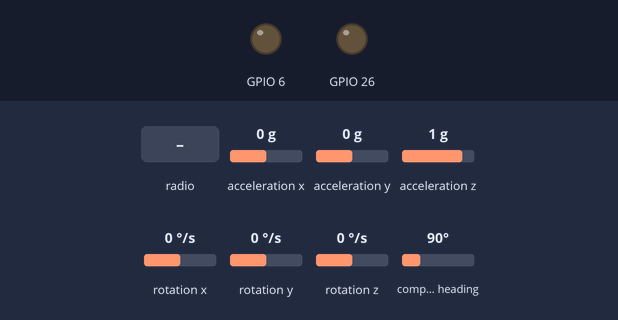
A program run on a simulated Raspberry Pi (BCM pin numbers). Parts: output pins drawn as LEDs (lit = HIGH). The inputs (shaded band) are chosen by the test bench; at power-on: acceleration x 0 g, acceleration z 1 g, acceleration y 0 g, rotation x 0 °/s, rotation y 0 °/s, rotation z 0 °/s, compass heading 90°. The clock reads 2024-03-15 10:24:30 at power-on unless the program sets it; no radio messages arrive unless stated (any console line starting 'radio sent:' is added by the test bench); the camera gives no picture and a still takes 0.5 s; what the program prints to the terminal is not drawn.

Above: at 2.2 s.
2.3 s: radio message "1" arrives
At 4.1 s:
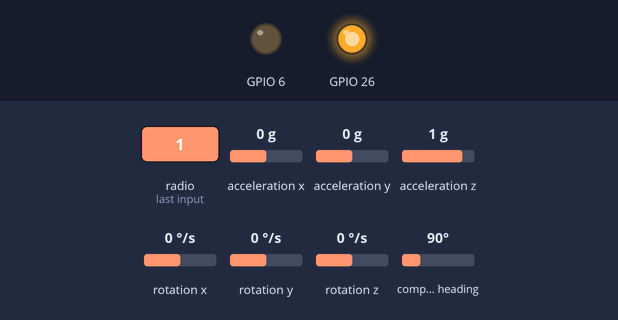
5.3 s: acceleration x set to -1.4 g
7.3 s: acceleration z set to -1.4 g
Timing chart, 0 to 10.3 s (numbered marks = the images above; inputs shaded):
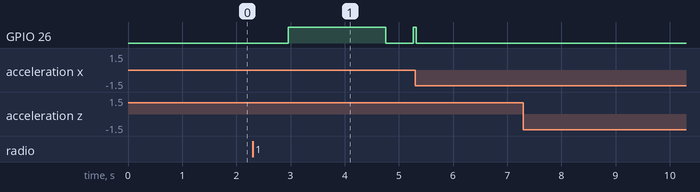

Measured:
- after the input at 2.3 s, GPIO 26: LOW → HIGH after 0.66 s, → LOW 1.8 s later, → HIGH 0.50 s later
- after the input at 7.3 s, every drawn part: stays the same

The program:

Patience.py
```python
# (licence header left out)
from picamera import PiCamera
import time
import math
import board
import IMU
import datetime
import os
import sys
import RPi.GPIO as GPIO
import busio
from digitalio import DigitalInOut, Direction, Pull
#import adafruit_ssd1306
import adafruit_rfm9x
global beta
global counter
global sent
global command2Sent
global command3Send
global command4Sent
counter = 0
sent = 0
command2Sent = 0
command3Send = 0
command4Sent = 0
beta = 0
gamma = 0
CS = DigitalInOut(board.CE1)
RESET = DigitalInOut(board.D25)
spi = busio.SPI(board.SCK, MOSI=board.MOSI, MISO=board.MISO)
rfm9x = adafruit_rfm9x.RFM9x(spi, CS, RESET, 915.0, baudrate=115200)
#rfm9x = adafruit_rfm9x.RFM9x(spi, CS, RESET, 915.0, baudrate=9600)
rfm9x.tx_power = 23
prev_packet = None
IMU.detectIMU()     #Detect if BerryIMU is connected.
if(IMU.BerryIMUversion == 99):
    print(" No BerryIMU found... exiting ")
    sys.exit()
IMU.initIMU()       #Initialise the accelerometer, gyroscope and compass
rfm9x.send(bytes('Communications online              \r\n','utf-8'))

gyroXangle = 0.0
gyroYangle = 0.0
gyroZangle = 0.0
CFangleX = 0.0
CFangleY = 0.0
cFangleZ = 0.0
kalmanX = 0.0
kalmanY = 0.0
kalmanZ = 0.0
#camera=PiCamera ()
#time.sleep (2)
#camera.resolution = (1280, 720)
#camera.vflip = True
#camera.contrast = 10
#file_name = "/home/pi/Patience/video_" + str(time.time()) + ".h264"
RAD_TO_DEG = 57.29578
M_PI = 3.14159265358979323846
G_GAIN = 0.070  # [deg/s/LSB]  If you change the dps for gyro, you need to update this value accordingly
AA =  0.40      # Complementary filter constant

GPIO.setmode(GPIO.BCM)
GPIO.setup(26, GPIO.OUT, initial=0)
GPIO.setmode(GPIO.BCM)
GPIO.setup(6, GPIO.OUT, initial = 0)

print("Waiting to connect...")
#Kalman filter variables
Q_angle = 0.02
Q_gyro = 0.0015
R_angle = 0.005
y_bias = 0.0
x_bias = 0.0
XP_00 = 0.0
XP_01 = 0.0
XP_10 = 0.0
XP_11 = 0.0
YP_00 = 0.0
YP_01 = 0.0
YP_10 = 0.0
YP_11 = 0.0
KFangleX = 0.0
KFangleY = 0.0
KFangleZ = 0.0
def kalmanFilterX ( accAngle, gyroRate, DT):
    x=0.0
    S=0.0

    global KFangleX
    global Q_angle
    global Q_gyro
    global x_bias
    global XP_00
    global XP_01
    global XP_10
    global XP_11


    KFangleX = KFangleX + DT * (gyroRate - x_bias)

    XP_00 = XP_00 + ( - DT * (XP_10 + XP_01) + Q_angle * DT )
    XP_01 = XP_01 + ( - DT * XP_11 )
    XP_10 = XP_10 + ( - DT * XP_11 )
    XP_11 = XP_11 + ( + Q_gyro * DT )

    x = accAngle - KFangleX
    S = XP_00 + R_angle
    K_0 = XP_00 / S
    K_1 = XP_10 / S

    KFangleX = KFangleX + ( K_0 * x )
    x_bias = x_bias + ( K_1 * x )

    XP_00 = XP_00 - ( K_0 * XP_00 )
    XP_01 = XP_01 - ( K_0 * XP_01 )
    XP_10 = XP_10 - ( K_1 * XP_00 )
    XP_11 = XP_11 - ( K_1 * XP_01 )

    return KFangleX

def kalmanFilterY ( accAngle, gyroRate, DT):
    y=0.0
    S=0.0

    global KFangleY
    global Q_angle
    global Q_gyro
    global y_bias
    global YP_00
    global YP_01
    global YP_10
    global YP_11

    KFangleY = KFangleY + DT * (gyroRate - y_bias)

    YP_00 = YP_00 + ( - DT * (YP_10 + YP_01) + Q_angle * DT )
    YP_01 = YP_01 + ( - DT * YP_11 )
    YP_10 = YP_10 + ( - DT * YP_11 )
    YP_11 = YP_11 + ( + Q_gyro * DT )

    y = accAngle - KFangleY
    S = YP_00 + R_angle
    K_0 = YP_00 / S
    K_1 = YP_10 / S

    KFangleY = KFangleY + ( K_0 * y )
    y_bias = y_bias + ( K_1 * y )

    YP_00 = YP_00 - ( K_0 * YP_00 )
    YP_01 = YP_01 - ( K_0 * YP_01 )
    YP_10 = YP_10 - ( K_1 * YP_00 )
    YP_11 = YP_11 - ( K_1 * YP_01 )

    return KFangleY


def Patience(RFsignal):

    ################# Compass Calibration values ############
    # Use calibrateBerryIMU.py to get calibration values
    # Calibrating the compass isnt mandatory, however a calibrated
    # compass will result in a more accurate heading value.

    magXmin =  399
    magYmin =  -3285
    magZmin =  1870
    magXmax =  488
    magYmax =  -3224
    magZmax =  1971


    '''
    Here is an example:
    magXmin =  -1748
    magYmin =  -1025
    magZmin =  -1876
    magXmax =  959
    magYmax =  1651
    magZmax =  708
    Dont use the above values, these are just an example.
    '''
    ############### END Calibration offsets #################
    global counter
    global sent
    global command2Sent
    global command3Send
    global ignitionCounter
    gyroXangle = 0.0
    gyroYangle = 0.0
    gyroZangle = 0.0
    CFangleX = 0.0
    CFangleY = 0.0
    kalmanX = 0.0
    kalmanY = 0.0


    a = datetime.datetime.now()

    #print("Start recording...")
    #camera.start_recording(file_name)
    #camera.wait_recording(5)
    #camera.stop_recording()
    global beta
    global gamma
#    while True:
    blastoff = RFsignal
    if blastoff is not None:
        packet_text = str(blastoff, "utf-8")
        print("Received (utf-8): {0}".format(packet_text))
        counter = counter + 1
    if (counter == 0):
        outputstring = 0
    else:
        outputstring = 1
    if ((counter == 1) and blastoff is not None):
        if (sent == 0):
            sent = 1
            rfm9x.send(bytes('Ready for takeoff.       \r\n', 'utf-8'))

    if (counter == 2):
        if (command2Sent == 0):
            command2Sent = 1
        #   ignitionCommand += 1
            rfm9x.send(bytes('TAKEOFF!                 \r\n', 'utf-8'))
            #time.sleep(01.50)
        if ((command2Sent <= 5) and (gamma <= 5)):
            GPIO.output(6,1)
            command2Sent = 1
            gamma += 1
        else:
            GPIO.output(6,0)
    if (counter == 3):
        if (command3Send == 0):
            command3Send = 1
            rfm9x.send(bytes('Deployment!              \r\n', 'utf-8'))
        if ((command3Send <= 5) and (beta <= 5)):
            GPIO.output(26,1)
            command3Send += 1
            beta += 1
           # time.sleep(01.50)
        else:
            GPIO.output(26, 0)
    if (counter == 4):
#        if (command4Sent == 0):
#            command4Sent == 1
        counter = 0
        beta = 0
        gamma = 0
        sent = 0
        init = 0
        command2Sent = 0
        command3Send = 0
        outputstring = 0
#        Comm is None
        command4Sent = 0
        rfm9x.send(bytes('Reset                \r \n ', 'utf-8'))
#        return()
    packet_text = None
    blastoff = None
#Read the accelerometer,gyroscope and magnetometer values
    ACCx = IMU.readACCz()
    ACCy = IMU.readACCx()
    ACCz = IMU.readACCy()
    GYRx = IMU.readGYRz()
    GYRy = IMU.readGYRx()
    GYRz = IMU.readGYRy()
    MAGx = IMU.readMAGz()
    MAGy = IMU.readMAGx()
    MAGz = IMU.readMAGy()


    #Apply compass calibration
    MAGx -= (magZmin + magZmax) /2
    MAGy -= (magXmin + magXmax) /2
    MAGz -= (magYmin + magYmax) /2


    ##Calculate loop Period(LP). How long between Gyro Reads
    b = datetime.datetime.now() - a
    a = datetime.datetime.now()
    LP = b.microseconds/(1000000*1.0)
    outputString = "Loop Time %5.2f " % ( LP )


    #Convert Gyro raw to degrees per second
    rate_gyr_x =  GYRx * G_GAIN
    rate_gyr_y =  -GYRy * G_GAIN
    rate_gyr_z =  -GYRz * G_GAIN


    #Calculate the angles from the gyro.
    gyroXangle+=rate_gyr_x*LP
    gyroYangle+=rate_gyr_y*LP
    gyroZangle+=rate_gyr_z*LP


   #Convert Accelerometer values to degrees
    AccYangle =  -(math.atan2(ACCy,ACCz)*RAD_TO_DEG) + 180
    AccXangle =  -(math.atan2(ACCz,ACCx)+M_PI)*RAD_TO_DEG +90
    AccZangle =  (math.atan2(ACCy,ACCx)*RAD_TO_DEG)
   #convert the values to -180 and +180
    if AccXangle > 180:
        AccXangle -= 360.0
    if AccYangle > 180 or AccYangle < 0:
        AccYangle -= 360

    #Complementary filter used to combine the accelerometer and gyro values.
    CFangleX=AA*(CFangleX+rate_gyr_x*LP) +(1 - AA) * AccXangle
    CFangleY=AA*(CFangleY+rate_gyr_y*LP) +(1 - AA) * AccYangle
#    cFangleZ=AA*(cFangleZ+rate_gyr_z*LP) +(1 - AA) * AccZangle
    #Kalman filter used to combine the accelerometer and gyro values.
    kalmanY = kalmanFilterY(AccYangle, rate_gyr_y,LP)
    kalmanX = kalmanFilterX(AccXangle, rate_gyr_x,LP)
#    kalmanZ = kalmanFilterZ(AccZangle, rate_gyr_x,LP)

    #Calculate heading
    heading = 180 * math.atan2(MAGy,MAGx)/M_PI

    #Only have our heading between 0 and 360
    if heading < 0:
        heading += 360

    ####################################################################
    ###################Tilt compensated heading#########################
    ####################################################################
    #Normalize accelerometer raw values.
    accXnorm = ACCx/math.sqrt(ACCx * ACCx + ACCy * ACCy + ACCz * ACCz)
    accYnorm = ACCy/math.sqrt(ACCx * ACCx + ACCy * ACCy + ACCz * ACCz)
#    accZnorm = ACCz/math.sqrt(ACCx * ACCx + ACCy * ACCy + ACCz * ACCz)
    #Calculate pitch and roll
    pitch = math.asin(accXnorm)
    yaw = math.asin(accYnorm)
#    roll = math.asin(accZnorm)
#    try:
#        roll = -math.asin(accYnorm/math.cos(pitch))
#    except Exception:
#        roll = 1

    #Calculate the new tilt compensated values
    #The compass and accelerometer are orientated differently on the the BerryIMUv1, v2 and v3.
    #This needs to be taken into consideration when performing the calculations

    #X compensation
    if(IMU.BerryIMUversion == 1 or IMU.BerryIMUversion == 3):            #LSM9DS0 and (LSM6DSL & LIS2MDL)
        magXcomp = MAGx*math.cos(pitch)+MAGz*math.sin(pitch)
    else:                                                                #LSM9DS1
        magXcomp = MAGx*math.cos(pitch)-MAGz*math.sin(pitch)

    #Y compensation
    if(IMU.BerryIMUversion == 1 or IMU.BerryIMUversion == 3):            #LSM9DS0 and (LSM6DSL & LIS2MDL)
        magYcomp = MAGx*math.sin(yaw)*math.sin(pitch)+MAGy*math.cos(yaw)-MAGz*math.sin(yaw)*math.cos(pitch)
    else:                                                                #LSM9DS1
        magYcomp = MAGx*math.sin(yaw)*math.sin(pitch)+MAGy*math.cos(yaw)+MAGz*math.sin(yaw)*math.cos(pitch)

    #Calculate tilt compensated heading
    tiltCompensatedHeading = 180 * math.atan2(magYcomp,magXcomp)/M_PI

    if tiltCompensatedHeading < 0:
        tiltCompensatedHeading += 360


    ##################### END Tilt Compensation ########################
    if outputstring == 1:
        pitchMsg = "Pitch: %5.2f   Yaw: %5.2f \r\n " %(pitch, yaw)
#        yawMsg = "Yaw: %5.2f    \r\n" %(yaw)
        rfm9x.send(bytes(pitchMsg, 'utf-8'))
#        rfm9x.send(bytes(yawMsg, 'utf-8'))
    if 1:                       #Change to '0' to stop showing the angles from the accelerometer
        outputString += "#  ACCX Angle %5.2f ACCY Angle %5.2f ACCZ Angle %5.2f #  " % (AccXangle, AccYangle, AccZangle)

    if 0:                       #Change to '0' to stop  showing the angles from the gyro
        outputString +="\t# GRYX Angle %5.2f  GYRY Angle %5.2f  GYRZ Angle %5.2f # " % (gyroXangle,gyroYangle,gyroZangle)

    if 0:                       #Change to '0' to stop  showing the angles from the complementary filter
        outputString +="\t#  CFangleX Angle %5.2f   CFangleY Angle %5.2f  #" % (CFangleX,CFangleY)

    if 0:                       #Change to '0' to stop  showing the heading
        outputString +="\t# HEADING %5.2f  tiltCompensatedHeading %5.2f #" % (heading,tiltCompensatedHeading)

    if 0:                       #Change to '0' to stop  showing the angles from the Kalman filter
        outputString +="\t# kalmanX %5.2f   kalmanY %5.2f #" % (kalmanX,kalmanY)
    if outputstring ==  1:
        outputString +="\t# Pitch %5.2f Yaw %5.2f counter %5.2f beta %5.2f #" % (pitch, yaw, counter, beta)
        print(outputString)
    if (abs(pitch)>=1.3 or abs(yaw)>=1.3) and beta == 0:
        outputString +="\n Deployment"
        counter = 3
        command3Send = 0
        beta = 1
#        time.sleep(2)
    elif (abs(pitch) >= 1.3 or abs(yaw)>=1.3) and beta >= 5:
        GPIO.output(26, 0)
    #print(outputString)
    #camera.stop_recording()
    i2c = busio.I2C(board.SCL, board.SDA)
init = 0
while True:
    Comm = rfm9x.receive()
    if Comm is not None:
        Patience(Comm)
        init = 1
    elif ((Comm is None) and (init != 1)):
        init = 0
    else:
        Patience(None)
```

LSM9DS0.py
```python
LSM9DS0_MAG_ADDRESS	=	0x1E
LSM9DS0_ACC_ADDRESS	=	0x1E
LSM9DS0_GYR_ADDRESS =       0x6A

#LSM9DS0 Gyro Registers
LSM9DS0_WHO_AM_I_G	=	0x0F
LSM9DS0_CTRL_REG1_G	=	0x20
LSM9DS0_CTRL_REG2_G	=	0x21
LSM9DS0_CTRL_REG3_G	=	0x22
LSM9DS0_CTRL_REG4_G	=	0x23
LSM9DS0_CTRL_REG5_G	=	0x24
LSM9DS0_REFERENCE_G	=	0x25
LSM9DS0_STATUS_REG_G	=	0x27
LSM9DS0_OUT_X_L_G	=	0x28
LSM9DS0_OUT_X_H_G	=	0x29
LSM9DS0_OUT_Y_L_G	=	0x2A
LSM9DS0_OUT_Y_H_G	=	0x2B
LSM9DS0_OUT_Z_L_G	=	0x2C
LSM9DS0_OUT_Z_H_G	=	0x2D
LSM9DS0_FIFO_CTRL_REG_G	=	0x2E
LSM9DS0_FIFO_SRC_REG_G	=	0x2F
LSM9DS0_INT1_CFG_G	=	0x30
LSM9DS0_INT1_SRC_G	=	0x31
LSM9DS0_INT1_THS_XH_G	=	0x32
LSM9DS0_INT1_THS_XL_G	=	0x33
LSM9DS0_INT1_THS_YH_G	=	0x34
LSM9DS0_INT1_THS_YL_G	=	0x35
LSM9DS0_INT1_THS_ZH_G	=	0x36
LSM9DS0_INT1_THS_ZL_G	=	0x37
LSM9DS0_INT1_DURATION_G	=	0x38

#LSM9DS0 Accel and Magneto Registers
LSM9DS0_OUT_TEMP_L_XM	=	0x05
LSM9DS0_OUT_TEMP_H_XM	=	0x06
LSM9DS0_STATUS_REG_M	=	0x07
LSM9DS0_OUT_X_L_M	=	0x08
LSM9DS0_OUT_X_H_M	=	0x09
LSM9DS0_OUT_Y_L_M	=	0x0A
LSM9DS0_OUT_Y_H_M	=	0x0B
LSM9DS0_OUT_Z_L_M	=	0x0C
LSM9DS0_OUT_Z_H_M	=	0x0D
LSM9DS0_WHO_AM_I_XM	=	0x0F
LSM9DS0_INT_CTRL_REG_M	=	0x12
LSM9DS0_INT_SRC_REG_M	=	0x13
LSM9DS0_INT_THS_L_M	=	0x14
LSM9DS0_INT_THS_H_M	=	0x15
LSM9DS0_OFFSET_X_L_M	=	0x16
LSM9DS0_OFFSET_X_H_M	=	0x17
LSM9DS0_OFFSET_Y_L_M	=	0x18
LSM9DS0_OFFSET_Y_H_M	=	0x19
LSM9DS0_OFFSET_Z_L_M	=	0x1A
LSM9DS0_OFFSET_Z_H_M	=	0x1B
LSM9DS0_REFERENCE_X	=	0x1C
LSM9DS0_REFERENCE_Y	=	0x1D
LSM9DS0_REFERENCE_Z	=	0x1E
LSM9DS0_CTRL_REG0_XM	=	0x1F
LSM9DS0_CTRL_REG1_XM	=	0x20
LSM9DS0_CTRL_REG2_XM	=	0x21
LSM9DS0_CTRL_REG3_XM	=	0x22
LSM9DS0_CTRL_REG4_XM	=	0x23
LSM9DS0_CTRL_REG5_XM	=	0x24
LSM9DS0_CTRL_REG6_XM	=	0x25
LSM9DS0_CTRL_REG7_XM	=	0x26
LSM9DS0_STATUS_REG_A	=	0x27
LSM9DS0_OUT_X_L_A	=	0x28
LSM9DS0_OUT_X_H_A	=	0x29
LSM9DS0_OUT_Y_L_A	=	0x2A
LSM9DS0_OUT_Y_H_A	=	0x2B
LSM9DS0_OUT_Z_L_A	=	0x2C
LSM9DS0_OUT_Z_H_A	=	0x2D
LSM9DS0_FIFO_CTRL_REG	=	0x2E
LSM9DS0_FIFO_SRC_REG	=	0x2F
LSM9DS0_INT_GEN_1_REG	=	0x30
LSM9DS0_INT_GEN_1_SRC	=	0x31
LSM9DS0_INT_GEN_1_THS	=	0x32
LSM9DS0_INT_GEN_1_DURATION	=	0x33
LSM9DS0_INT_GEN_2_REG	=	0x34
LSM9DS0_INT_GEN_2_SRC	=	0x35
LSM9DS0_INT_GEN_2_THS	=	0x36
LSM9DS0_INT_GEN_2_DURATION	=	0x37
LSM9DS0_CLICK_CFG	=	0x38
LSM9DS0_CLICK_SRC	=	0x39
LSM9DS0_CLICK_THS	=	0x3A
LSM9DS0_TIME_LIMIT	=	0x3B
LSM9DS0_TIME_LATENCY	=	0x3C
LSM9DS0_TIME_WINDOW	=	0x3D
```

LSM9DS1.py
```python
LSM9DS1_MAG_ADDRESS	= 0x1C	#Would be 0x1E if SDO_M is HIGH
LSM9DS1_ACC_ADDRESS	= 0x6A
LSM9DS1_GYR_ADDRESS = 0x6A  #Would be 0x6B if SDO_AG is HIGH


#/////////////////////////////////////////
#// LSM9DS1 Accel/Gyro (XL/G) Registers //
#/////////////////////////////////////////
LSM9DS1_ACT_THS				= 0x04
LSM9DS1_ACT_DUR				= 0x05
LSM9DS1_INT_GEN_CFG_XL		= 0x06
LSM9DS1_INT_GEN_THS_X_XL	= 0x07
LSM9DS1_INT_GEN_THS_Y_XL	= 0x08
LSM9DS1_INT_GEN_THS_Z_XL	= 0x09
LSM9DS1_INT_GEN_DUR_XL		= 0x0A
LSM9DS1_REFERENCE_G			= 0x0B
LSM9DS1_INT1_CTRL			= 0x0C
LSM9DS1_INT2_CTRL			= 0x0D
LSM9DS1_WHO_AM_I_XG			= 0x0F
LSM9DS1_CTRL_REG1_G			= 0x10
LSM9DS1_CTRL_REG2_G			= 0x11
LSM9DS1_CTRL_REG3_G			= 0x12
LSM9DS1_ORIENT_CFG_G		= 0x13
LSM9DS1_INT_GEN_SRC_G		= 0x14
LSM9DS1_OUT_TEMP_L			= 0x15
LSM9DS1_OUT_TEMP_H			= 0x16
LSM9DS1_STATUS_REG_0		= 0x17
LSM9DS1_OUT_X_L_G			= 0x18
LSM9DS1_OUT_X_H_G			= 0x19
LSM9DS1_OUT_Y_L_G			= 0x1A
LSM9DS1_OUT_Y_H_G			= 0x1B
LSM9DS1_OUT_Z_L_G			= 0x1C
LSM9DS1_OUT_Z_H_G			= 0x1D
LSM9DS1_CTRL_REG4			= 0x1E
LSM9DS1_CTRL_REG5_XL		= 0x1F
LSM9DS1_CTRL_REG6_XL		= 0x20
LSM9DS1_CTRL_REG7_XL		= 0x21
LSM9DS1_CTRL_REG8			= 0x22
LSM9DS1_CTRL_REG9			= 0x23
LSM9DS1_CTRL_REG10			= 0x24
LSM9DS1_INT_GEN_SRC_XL		= 0x26
LSM9DS1_STATUS_REG_1		= 0x27
LSM9DS1_OUT_X_L_XL			= 0x28
LSM9DS1_OUT_X_H_XL			= 0x29
LSM9DS1_OUT_Y_L_XL			= 0x2A
LSM9DS1_OUT_Y_H_XL			= 0x2B
LSM9DS1_OUT_Z_L_XL			= 0x2C
LSM9DS1_OUT_Z_H_XL			= 0x2D
LSM9DS1_FIFO_CTRL			= 0x2E
LSM9DS1_FIFO_SRC			= 0x2F
LSM9DS1_INT_GEN_CFG_G		= 0x30
LSM9DS1_INT_GEN_THS_XH_G	= 0x31
LSM9DS1_INT_GEN_THS_XL_G	= 0x32
LSM9DS1_INT_GEN_THS_YH_G	= 0x33
LSM9DS1_INT_GEN_THS_YL_G	= 0x34
LSM9DS1_INT_GEN_THS_ZH_G	= 0x35
LSM9DS1_INT_GEN_THS_ZL_G	= 0x36
LSM9DS1_INT_GEN_DUR_G		= 0x37

#///////////////////////////////
#// LSM9DS1 Magneto Registers //
#///////////////////////////////
LSM9DS1_OFFSET_X_REG_L_M	= 0x05
LSM9DS1_OFFSET_X_REG_H_M	= 0x06
LSM9DS1_OFFSET_Y_REG_L_M	= 0x07
LSM9DS1_OFFSET_Y_REG_H_M	= 0x08
LSM9DS1_OFFSET_Z_REG_L_M	= 0x09
LSM9DS1_OFFSET_Z_REG_H_M	= 0x0A
LSM9DS1_WHO_AM_I_M			= 0x0F
LSM9DS1_CTRL_REG1_M			= 0x20
LSM9DS1_CTRL_REG2_M			= 0x21
LSM9DS1_CTRL_REG3_M			= 0x22
LSM9DS1_CTRL_REG4_M			= 0x23
LSM9DS1_CTRL_REG5_M			= 0x24
LSM9DS1_STATUS_REG_M		= 0x27
LSM9DS1_OUT_X_L_M			= 0x28
LSM9DS1_OUT_X_H_M			= 0x29
LSM9DS1_OUT_Y_L_M			= 0x2A
LSM9DS1_OUT_Y_H_M			= 0x2B
LSM9DS1_OUT_Z_L_M			= 0x2C
LSM9DS1_OUT_Z_H_M			= 0x2D
LSM9DS1_INT_CFG_M			= 0x30
LSM9DS1_INT_SRC_M			= 0x30
LSM9DS1_INT_THS_L_M			= 0x32
LSM9DS1_INT_THS_H_M			= 0x33

#////////////////////////////////
#// LSM9DS1 WHO_AM_I Responses //
#////////////////////////////////
LSM9DS1_WHO_AM_I_AG_RSP		= 0x68
LSM9DS1_WHO_AM_I_M_RSP		= 0x3D
```

LSM6DSL.py
```python
LSM6DSL_ADDRESS          =  0x6A

LSM6DSL_WHO_AM_I         =  0x0F
LSM6DSL_RAM_ACCESS       =  0x01
LSM6DSL_CTRL1_XL         =  0x10
LSM6DSL_CTRL8_XL         =  0x17
LSM6DSL_CTRL2_G          =  0x11
LSM6DSL_CTRL10_C         =  0x19
LSM6DSL_TAP_CFG1         =  0x58
LSM6DSL_INT1_CTR         =  0x0D
LSM6DSL_CTRL3_C          =  0x12
LSM6DSL_CTRL4_C          =  0x13

LSM6DSL_STEP_COUNTER_L       =  0x4B
LSM6DSL_STEP_COUNTER_H       =  0x4C

LSM6DSL_OUTX_L_XL        =  0x28
LSM6DSL_OUTX_H_XL        =  0x29
LSM6DSL_OUTY_L_XL        =  0x2A
LSM6DSL_OUTY_H_XL        =  0x2B
LSM6DSL_OUTZ_L_XL        =  0x2C
LSM6DSL_OUTZ_H_XL        =  0x2D

LSM6DSL_OUT_L_TEMP       =  0x20
LSM6DSL_OUT_H_TEMP       =  0x21

LSM6DSL_OUTX_L_G         =  0x22
LSM6DSL_OUTX_H_G         =  0x23
LSM6DSL_OUTY_L_G         =  0x24
LSM6DSL_OUTY_H_G         =  0x25
LSM6DSL_OUTZ_L_G         =  0x26
LSM6DSL_OUTZ_H_G         =  0x27

LSM6DSL_TAP_CFG          =  0x58
LSM6DSL_WAKE_UP_SRC      =  0x1B
LSM6DSL_WAKE_UP_DUR      =  0x5C
LSM6DSL_FREE_FALL        =  0x5D
LSM6DSL_MD1_CFG          =  0x5E
LSM6DSL_MD2_CFG          =  0x5F
LSM6DSL_WAKE_UP_SRC      =  0x1B
LSM6DSL_TAP_THS_6D       =  0x59
LSM6DSL_INT_DUR2         =  0x5A
LSM6DSL_WAKE_UP_THS      =  0x5B
LSM6DSL_FUNC_SRC1        =  0x53
```

Source omitted: IMU.py (11814 bytes), LIS3MDL.py (550 bytes)
